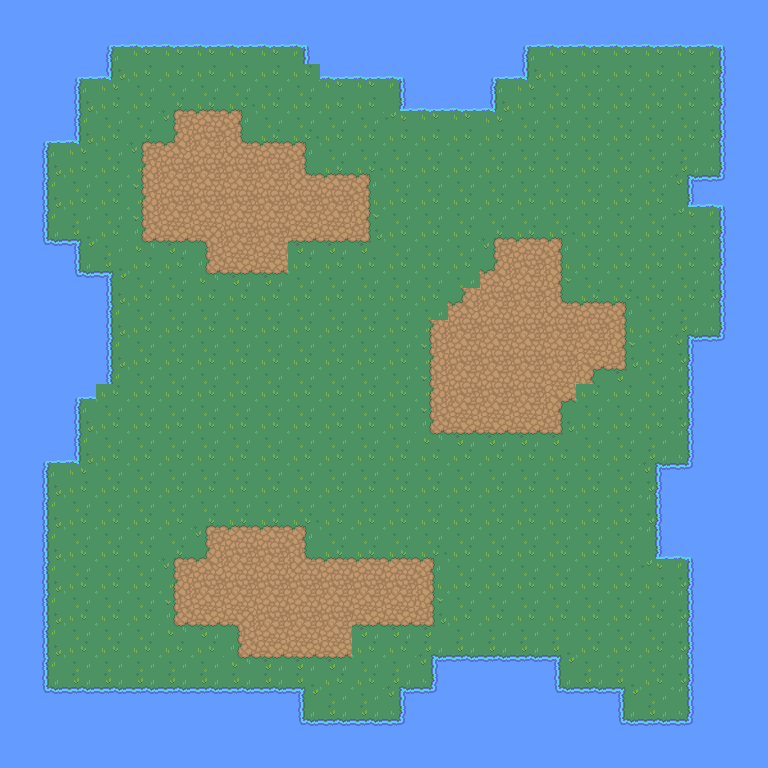

Tiled map render using the project's own tile images. Description and the whole map definition, tile-layer contents included, below:
An orthogonal 24x24 tile map with 32x32 px tiles, 2 tile layers (Basic island, Tile Layer 2).

<map version="1.10" tiledversion="1.10.2" orientation="orthogonal" renderorder="right-down" width="24" height="24" tilewidth="32" tileheight="32" infinite="0" nextlayerid="3" nextobjectid="1">
 <tileset firstgid="1" source="Nature Tileset.tsx" />
 <layer id="1" name="Basic island" width="24" height="24">
  <data encoding="csv">
42,42,42,42,42,42,42,42,42,42,42,42,42,42,42,42,42,42,42,42,42,42,42,42,
42,42,42,66,67,67,67,67,67,68,42,42,42,42,42,42,66,67,67,67,67,67,68,42,
42,42,66,90,41,41,41,41,41,41,67,67,68,42,42,66,90,41,41,41,41,41,88,42,
42,42,86,41,41,41,41,41,41,41,41,41,89,67,67,90,41,41,41,41,41,41,88,42,
42,66,90,41,41,41,41,41,41,41,41,41,41,41,41,41,41,41,41,41,41,41,88,42,
42,86,41,41,41,41,41,41,41,41,41,41,41,41,41,41,41,41,41,41,41,69,108,42,
42,86,41,41,41,41,41,41,41,41,41,41,41,41,41,41,41,41,41,41,41,89,68,42,
42,106,70,41,41,41,41,41,41,41,41,41,41,41,41,41,41,41,41,41,41,41,88,42,
42,42,106,70,41,41,41,41,41,41,41,41,41,41,41,41,41,41,41,41,41,41,88,42,
42,42,42,86,41,41,41,41,41,41,41,41,41,41,41,41,41,41,41,41,41,41,88,42,
42,42,42,86,41,41,41,41,41,41,41,41,41,41,41,41,41,41,41,41,41,69,108,42,
42,42,42,86,41,41,41,41,41,41,41,41,41,41,41,41,41,41,41,41,41,88,42,42,
42,42,66,41,41,41,41,41,41,41,41,41,41,41,41,41,41,41,41,41,41,88,42,42,
42,42,86,41,41,41,41,41,41,41,41,41,41,41,41,41,41,41,41,41,41,88,42,42,
42,66,90,41,41,41,41,41,41,41,41,41,41,41,41,41,41,41,41,41,69,108,42,42,
42,86,41,41,41,41,41,41,41,41,41,41,41,41,41,41,41,41,41,41,88,42,42,42,
42,86,41,41,41,41,41,41,41,41,41,41,41,41,41,41,41,41,41,41,88,42,42,42,
42,86,41,41,41,41,41,41,41,41,41,41,41,41,41,41,41,41,41,41,89,68,42,42,
42,86,41,41,41,41,41,41,41,41,41,41,41,41,41,41,41,41,41,41,41,88,42,42,
42,86,41,41,41,41,41,41,41,41,41,41,41,41,41,41,41,41,41,41,41,88,42,42,
42,86,41,41,41,41,41,41,41,41,41,41,41,69,107,107,107,70,41,41,41,88,42,42,
42,106,107,107,107,107,107,107,107,70,41,41,69,108,42,42,42,106,107,70,41,88,42,42,
42,42,42,42,42,42,42,42,42,106,107,107,108,42,42,42,42,42,42,106,107,108,42,42,
42,42,42,42,42,42,42,42,42,42,42,42,42,42,42,42,42,42,42,42,42,42,42,42
</data>
 </layer>
 <layer id="2" name="Tile Layer 2" width="24" height="24">
  <data encoding="csv">
0,0,0,0,0,0,0,0,0,0,0,0,0,0,0,0,0,0,0,0,0,0,0,0,
0,0,0,0,0,0,0,0,0,0,0,0,0,0,0,0,0,0,0,0,0,0,0,0,
0,0,0,0,0,0,0,0,0,0,0,0,0,0,0,0,0,0,0,0,0,0,0,0,
0,0,0,0,0,64,102,65,0,0,0,0,0,0,0,0,0,0,0,0,0,0,0,0,
0,0,0,0,64,103,147,101,102,65,0,0,0,0,0,0,0,0,0,0,0,0,0,0,
0,0,0,0,83,147,147,147,147,101,102,65,0,0,0,0,0,0,0,0,0,0,0,0,
0,0,0,0,83,147,147,147,147,147,147,81,0,0,0,0,0,0,0,0,0,0,0,0,
0,0,0,0,84,62,63,147,147,62,62,85,0,0,0,64,102,65,0,0,0,0,0,0,
0,0,0,0,0,0,84,62,62,0,0,0,0,0,0,103,147,81,0,0,0,0,0,0,
0,0,0,0,0,0,0,0,0,0,0,0,0,0,103,147,147,101,102,65,0,0,0,0,
0,0,0,0,0,0,0,0,0,0,0,0,0,83,147,147,147,147,147,81,0,0,0,0,
0,0,0,0,0,0,0,0,0,0,0,0,0,83,147,147,147,147,61,85,0,0,0,0,
0,0,0,0,0,0,0,0,0,0,0,0,0,83,147,147,147,61,0,0,0,0,0,0,
0,0,0,0,0,0,0,0,0,0,0,0,0,84,62,62,62,85,0,0,0,0,0,0,
0,0,0,0,0,0,0,0,0,0,0,0,0,0,0,0,0,0,0,0,0,0,0,0,
0,0,0,0,0,0,0,0,0,0,0,0,0,0,0,0,0,0,0,0,0,0,0,0,
0,0,0,0,0,0,64,102,102,65,0,0,0,0,0,0,0,0,0,0,0,0,0,0,
0,0,0,0,0,64,103,147,147,101,102,102,102,65,0,0,0,0,0,0,0,0,0,0,
0,0,0,0,0,83,147,147,147,147,147,147,147,81,0,0,0,0,0,0,0,0,0,0,
0,0,0,0,0,84,62,63,147,147,147,62,62,85,0,0,0,0,0,0,0,0,0,0,
0,0,0,0,0,0,0,84,62,62,62,0,0,0,0,0,0,0,0,0,0,0,0,0,
0,0,0,0,0,0,0,0,0,0,0,0,0,0,0,0,0,0,0,0,0,0,0,0,
0,0,0,0,0,0,0,0,0,0,0,0,0,0,0,0,0,0,0,0,0,0,0,0,
0,0,0,0,0,0,0,0,0,0,0,0,0,0,0,0,0,0,0,0,0,0,0,0
</data>
 </layer>
</map>
